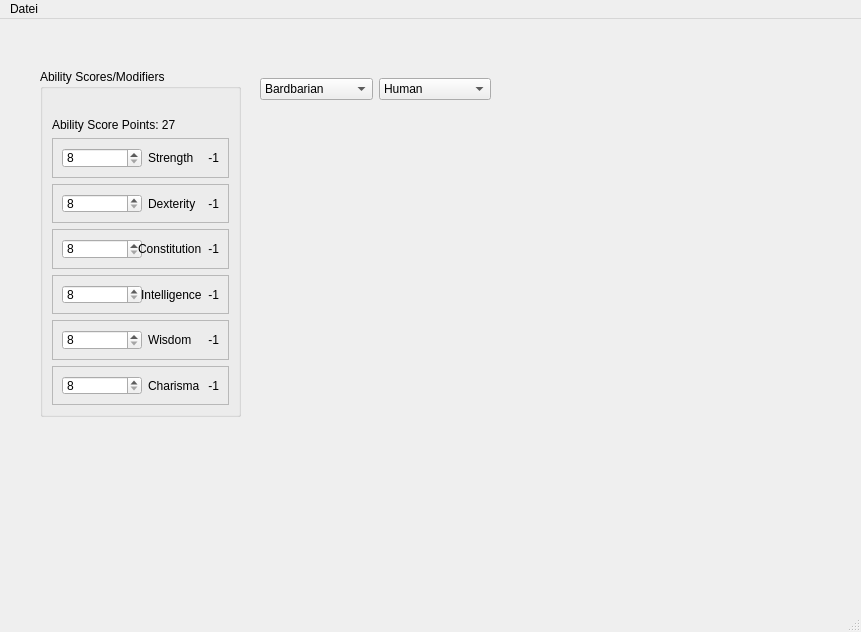
<?xml version="1.0" encoding="UTF-8"?>
<ui version="4.0">
 <class>MainWindow</class>
 <widget class="QMainWindow" name="MainWindow">
  <property name="enabled">
   <bool>true</bool>
  </property>
  <property name="geometry">
   <rect>
    <x>0</x>
    <y>0</y>
    <width>861</width>
    <height>632</height>
   </rect>
  </property>
  <property name="windowTitle">
   <string>MainWindow</string>
  </property>
  <property name="autoFillBackground">
   <bool>false</bool>
  </property>
  <widget class="QWidget" name="centralwidget">
   <widget class="QGroupBox" name="AbilityScoreGroup">
    <property name="geometry">
     <rect>
      <x>40</x>
      <y>50</y>
      <width>201</width>
      <height>348</height>
     </rect>
    </property>
    <property name="acceptDrops">
     <bool>false</bool>
    </property>
    <property name="autoFillBackground">
     <bool>false</bool>
    </property>
    <property name="title">
     <string>Ability Scores/Modifiers</string>
    </property>
    <property name="flat">
     <bool>false</bool>
    </property>
    <property name="checkable">
     <bool>false</bool>
    </property>
    <layout class="QVBoxLayout" name="verticalLayout">
     <item>
      <spacer name="horizontalSpacer">
       <property name="orientation">
        <enum>Qt::Horizontal</enum>
       </property>
       <property name="sizeHint" stdset="0">
        <size>
         <width>134</width>
         <height>20</height>
        </size>
       </property>
      </spacer>
     </item>
     <item>
      <widget class="QLabel" name="Label_AbilityScore">
       <property name="text">
        <string>Ability Score Points: 27</string>
       </property>
       <property name="scaledContents">
        <bool>false</bool>
       </property>
      </widget>
     </item>
     <item>
      <widget class="QFrame" name="frame_StrengthMod">
       <property name="frameShape">
        <enum>QFrame::StyledPanel</enum>
       </property>
       <property name="frameShadow">
        <enum>QFrame::Plain</enum>
       </property>
       <layout class="QHBoxLayout" name="horizontalLayout_2">
        <item>
         <widget class="QSpinBox" name="SpinBox_StrengthScore">
          <property name="minimumSize">
           <size>
            <width>80</width>
            <height>0</height>
           </size>
          </property>
          <property name="minimum">
           <number>8</number>
          </property>
          <property name="maximum">
           <number>20</number>
          </property>
         </widget>
        </item>
        <item>
         <widget class="QLabel" name="label_StrengthScore">
          <property name="text">
           <string>Strength</string>
          </property>
         </widget>
        </item>
        <item>
         <widget class="QLabel" name="label_EchoStrengthMod">
          <property name="text">
           <string>-1</string>
          </property>
          <property name="alignment">
           <set>Qt::AlignRight|Qt::AlignTrailing|Qt::AlignVCenter</set>
          </property>
         </widget>
        </item>
       </layout>
      </widget>
     </item>
     <item>
      <widget class="QFrame" name="frame_DextMod">
       <property name="frameShape">
        <enum>QFrame::StyledPanel</enum>
       </property>
       <property name="frameShadow">
        <enum>QFrame::Plain</enum>
       </property>
       <layout class="QHBoxLayout" name="horizontalLayout_3">
        <item>
         <widget class="QSpinBox" name="SpinBox_DextScore">
          <property name="minimumSize">
           <size>
            <width>80</width>
            <height>0</height>
           </size>
          </property>
          <property name="minimum">
           <number>8</number>
          </property>
          <property name="maximum">
           <number>20</number>
          </property>
         </widget>
        </item>
        <item>
         <widget class="QLabel" name="label_DextScore">
          <property name="text">
           <string>Dexterity</string>
          </property>
         </widget>
        </item>
        <item>
         <widget class="QLabel" name="label_EchoDextMod">
          <property name="text">
           <string>-1</string>
          </property>
          <property name="alignment">
           <set>Qt::AlignRight|Qt::AlignTrailing|Qt::AlignVCenter</set>
          </property>
         </widget>
        </item>
       </layout>
      </widget>
     </item>
     <item>
      <widget class="QFrame" name="frame_ConstMod">
       <property name="frameShape">
        <enum>QFrame::StyledPanel</enum>
       </property>
       <property name="frameShadow">
        <enum>QFrame::Plain</enum>
       </property>
       <layout class="QHBoxLayout" name="horizontalLayout">
        <item>
         <widget class="QSpinBox" name="SpinBox_ConstScore">
          <property name="enabled">
           <bool>true</bool>
          </property>
          <property name="sizePolicy">
           <sizepolicy hsizetype="Maximum" vsizetype="Fixed">
            <horstretch>0</horstretch>
            <verstretch>0</verstretch>
           </sizepolicy>
          </property>
          <property name="minimumSize">
           <size>
            <width>80</width>
            <height>0</height>
           </size>
          </property>
          <property name="minimum">
           <number>8</number>
          </property>
          <property name="maximum">
           <number>20</number>
          </property>
         </widget>
        </item>
        <item>
         <widget class="QLabel" name="label_ConstScore">
          <property name="text">
           <string>Constitution</string>
          </property>
         </widget>
        </item>
        <item>
         <widget class="QLabel" name="label_EchoConstMod">
          <property name="text">
           <string>-1</string>
          </property>
          <property name="alignment">
           <set>Qt::AlignRight|Qt::AlignTrailing|Qt::AlignVCenter</set>
          </property>
         </widget>
        </item>
       </layout>
      </widget>
     </item>
     <item>
      <widget class="QFrame" name="frame_IntelMod">
       <property name="frameShape">
        <enum>QFrame::StyledPanel</enum>
       </property>
       <property name="frameShadow">
        <enum>QFrame::Plain</enum>
       </property>
       <layout class="QHBoxLayout" name="horizontalLayout_4">
        <item>
         <widget class="QSpinBox" name="SpinBox_IntelScore">
          <property name="minimumSize">
           <size>
            <width>80</width>
            <height>0</height>
           </size>
          </property>
          <property name="minimum">
           <number>8</number>
          </property>
          <property name="maximum">
           <number>20</number>
          </property>
         </widget>
        </item>
        <item>
         <widget class="QLabel" name="label_IntelScore">
          <property name="text">
           <string>Intelligence</string>
          </property>
         </widget>
        </item>
        <item>
         <widget class="QLabel" name="label_EchoIntelMod">
          <property name="text">
           <string>-1</string>
          </property>
          <property name="alignment">
           <set>Qt::AlignRight|Qt::AlignTrailing|Qt::AlignVCenter</set>
          </property>
         </widget>
        </item>
       </layout>
      </widget>
     </item>
     <item>
      <widget class="QFrame" name="frame_WisdomMod">
       <property name="frameShape">
        <enum>QFrame::StyledPanel</enum>
       </property>
       <property name="frameShadow">
        <enum>QFrame::Plain</enum>
       </property>
       <layout class="QHBoxLayout" name="horizontalLayout_5">
        <item>
         <widget class="QSpinBox" name="SpinBox_WisdomScore">
          <property name="minimumSize">
           <size>
            <width>80</width>
            <height>0</height>
           </size>
          </property>
          <property name="minimum">
           <number>8</number>
          </property>
          <property name="maximum">
           <number>20</number>
          </property>
         </widget>
        </item>
        <item>
         <widget class="QLabel" name="label_WisdomScore">
          <property name="text">
           <string>Wisdom</string>
          </property>
         </widget>
        </item>
        <item>
         <widget class="QLabel" name="label_EchoWisdomMod">
          <property name="text">
           <string>-1</string>
          </property>
          <property name="alignment">
           <set>Qt::AlignRight|Qt::AlignTrailing|Qt::AlignVCenter</set>
          </property>
         </widget>
        </item>
       </layout>
      </widget>
     </item>
     <item>
      <widget class="QFrame" name="frame_CharismaMod">
       <property name="frameShape">
        <enum>QFrame::StyledPanel</enum>
       </property>
       <property name="frameShadow">
        <enum>QFrame::Plain</enum>
       </property>
       <layout class="QHBoxLayout" name="horizontalLayout_6">
        <item>
         <widget class="QSpinBox" name="SpinBox_CharismaScore">
          <property name="minimumSize">
           <size>
            <width>80</width>
            <height>0</height>
           </size>
          </property>
          <property name="minimum">
           <number>8</number>
          </property>
          <property name="maximum">
           <number>20</number>
          </property>
         </widget>
        </item>
        <item>
         <widget class="QLabel" name="label_CharismaScore">
          <property name="text">
           <string>Charisma</string>
          </property>
         </widget>
        </item>
        <item>
         <widget class="QLabel" name="label_EchoCharismaMod">
          <property name="text">
           <string>-1</string>
          </property>
          <property name="alignment">
           <set>Qt::AlignRight|Qt::AlignTrailing|Qt::AlignVCenter</set>
          </property>
         </widget>
        </item>
       </layout>
      </widget>
     </item>
    </layout>
    <zorder>frame_CharismaMod</zorder>
    <zorder>frame_StrengthMod</zorder>
    <zorder>frame_ConstMod</zorder>
    <zorder>frame_IntelMod</zorder>
    <zorder>frame_WisdomMod</zorder>
    <zorder>frame_DextMod</zorder>
    <zorder>Label_AbilityScore</zorder>
    <zorder>horizontalSpacer</zorder>
   </widget>
   <widget class="QWidget" name="horizontalLayoutWidget">
    <property name="geometry">
     <rect>
      <x>260</x>
      <y>50</y>
      <width>231</width>
      <height>41</height>
     </rect>
    </property>
    <layout class="QHBoxLayout" name="horizontalLayout_7">
     <item>
      <widget class="QComboBox" name="comboBox_Class">
       <item>
        <property name="text">
         <string>Bardbarian</string>
        </property>
       </item>
       <item>
        <property name="text">
         <string>Bard</string>
        </property>
       </item>
       <item>
        <property name="text">
         <string>Cleric</string>
        </property>
       </item>
       <item>
        <property name="text">
         <string>Druid</string>
        </property>
       </item>
       <item>
        <property name="text">
         <string>Fighter</string>
        </property>
       </item>
       <item>
        <property name="text">
         <string>Monk</string>
        </property>
       </item>
       <item>
        <property name="text">
         <string>Paladin</string>
        </property>
       </item>
       <item>
        <property name="text">
         <string>Ranger</string>
        </property>
       </item>
       <item>
        <property name="text">
         <string>Rogue</string>
        </property>
       </item>
       <item>
        <property name="text">
         <string>Sorcerer</string>
        </property>
       </item>
       <item>
        <property name="text">
         <string>Warlock</string>
        </property>
       </item>
       <item>
        <property name="text">
         <string>Wizard</string>
        </property>
       </item>
      </widget>
     </item>
     <item>
      <widget class="QComboBox" name="comboBox_Race">
       <item>
        <property name="text">
         <string>Human</string>
        </property>
       </item>
       <item>
        <property name="text">
         <string>Dwarf</string>
        </property>
       </item>
       <item>
        <property name="text">
         <string>Elf</string>
        </property>
       </item>
       <item>
        <property name="text">
         <string>Halfling</string>
        </property>
       </item>
       <item>
        <property name="text">
         <string>Dragonborn</string>
        </property>
       </item>
       <item>
        <property name="text">
         <string>Gnome</string>
        </property>
       </item>
       <item>
        <property name="text">
         <string>Half-Elf</string>
        </property>
       </item>
       <item>
        <property name="text">
         <string>Half-Orc</string>
        </property>
       </item>
       <item>
        <property name="text">
         <string>Tiefling</string>
        </property>
       </item>
      </widget>
     </item>
    </layout>
   </widget>
  </widget>
  <widget class="QMenuBar" name="menubar">
   <property name="geometry">
    <rect>
     <x>0</x>
     <y>0</y>
     <width>861</width>
     <height>21</height>
    </rect>
   </property>
   <widget class="QMenu" name="menuDatei">
    <property name="title">
     <string>Datei</string>
    </property>
    <addaction name="action_new"/>
    <addaction name="action_open_file"/>
    <addaction name="actionSpeichern"/>
    <addaction name="actionSpeichern_unter"/>
   </widget>
   <addaction name="menuDatei"/>
  </widget>
  <widget class="QStatusBar" name="statusbar"/>
  <action name="action_new">
   <property name="text">
    <string>Neu</string>
   </property>
   <property name="toolTip">
    <string>Neuen Char erstellen</string>
   </property>
   <property name="shortcut">
    <string>Ctrl+N</string>
   </property>
  </action>
  <action name="action_open_file">
   <property name="text">
    <string>Öffnen</string>
   </property>
   <property name="toolTip">
    <string>Bestehende Datei Öffnen</string>
   </property>
   <property name="shortcut">
    <string>Ctrl+O</string>
   </property>
  </action>
  <action name="actionSpeichern">
   <property name="text">
    <string>Speichern</string>
   </property>
   <property name="shortcut">
    <string>Ctrl+S</string>
   </property>
  </action>
  <action name="actionSpeichern_unter">
   <property name="text">
    <string>Speichern unter</string>
   </property>
   <property name="shortcut">
    <string>Ctrl+Shift+S</string>
   </property>
  </action>
 </widget>
 <resources/>
 <connections/>
</ui>
